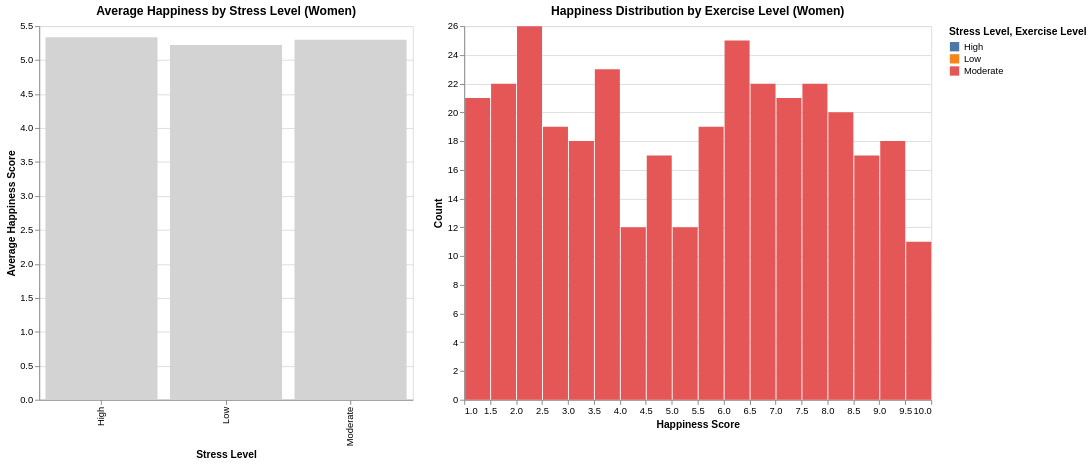

The notebook cell saved with this chart:
### Markdown cell above
The scatter plots illustrate the distribution of happiness scores across different exercise levels for women, with the data filtered by stress level. Across all stress levels (low, moderate, and high), happiness scores are widely distributed, indicating significant variability within each exercise group. However, a slight pattern can be observed where individuals with higher exercise levels tend to appear more frequently in the upper range of happiness scores. This trend is most noticeable when comparing low to high exercise levels, where the high exercise group shows a greater concentration of points near higher happiness values. Despite this, there is still substantial overlap between groups, suggesting that while exercise may have a positive relationship with happiness, it is not the sole determining factor. Additionally, the consistency of this pattern across different stress levels indicates that the relationship between exercise and happiness remains relatively stable regardless of stress. Overall, these visualizations suggest that increased exercise is associated with higher happiness, but other factors likely contribute to the overall variation in happiness scores.

### Code cell
alt.data_transformers.disable_max_rows()

women_data = df[df["Gender"] == "Female"]

# Hover interaction
hover = alt.selection_point(on="mouseover", empty="none")

bar_stress = alt.Chart(women_data).mark_bar().encode(
    x=alt.X("Stress Level:N", title="Stress Level"),
    y=alt.Y("mean(Happiness Score):Q", title="Average Happiness Score"),
    
    color=alt.condition(
        hover,
        alt.Color("Stress Level:N"),
        alt.value("lightgray")   # fade others
    ),
    
    tooltip=[
        "Stress Level",
        alt.Tooltip("mean(Happiness Score):Q", title="Avg Happiness")
    ]
).add_params(
    hover
).properties(
    title="Average Happiness by Stress Level (Women)",
    width=400,
    height=400
)

bar_stress

# Dropdown filter for exercise
exercise_param = alt.param(
    name="exercise_filter",
    bind=alt.binding_select(options=["Low", "Moderate", "High"]),
    value="Moderate"
)

hist_exercise = alt.Chart(women_data).mark_bar().encode(
    x=alt.X(
        "Happiness Score:Q",
        bin=alt.Bin(maxbins=20),
        title="Happiness Score"
    ),
    y=alt.Y("count()", title="Count"),
    
    color=alt.Color("Exercise Level:N"),
    
    tooltip=["count()"]
).add_params(
    exercise_param
).transform_filter(
    alt.datum["Exercise Level"] == exercise_param
).properties(
    title="Happiness Distribution by Exercise Level (Women)",
    width=500,
    height=400
)

hist_exercise

(bar_stress | hist_exercise)

### Figure 1 — Vega-Lite specification as saved in the notebook (floating-point values rounded to 4 significant figures; data arrays with more than 128 entries replaced by an {"elided": "..."} marker saying what was removed)
{"config": {"view": {"continuousWidth": 300, "continuousHeight": 300}}, "hconcat": [{"mark": {"type": "bar"}, "encoding": {"color": {"condition": {"param": "param_9", "empty": false, "field": "Stress Level", "type": "nominal"}, "value": "lightgray"}, "tooltip": [{"field": "Stress Level", "type": "nominal"}, {"aggregate": "mean", "field": "Happiness Score", "title": "Avg Happiness", "type": "quantitative"}], "x": {"field": "Stress Level", "title": "Stress Level", "type": "nominal"}, "y": {"aggregate": "mean", "field": "Happiness Score", "title": "Average Happiness Score", "type": "quantitative"}}, "height": 400, "name": "view_3", "title": "Average Happiness by Stress Level (Women)", "width": 400}, {"mark": {"type": "bar"}, "encoding": {"color": {"field": "Exercise Level", "type": "nominal"}, "tooltip": [{"aggregate": "count", "type": "quantitative"}], "x": {"bin": {"maxbins": 20}, "field": "Happiness Score", "title": "Happiness Score", "type": "quantitative"}, "y": {"aggregate": "count", "title": "Count", "type": "quantitative"}}, "height": 400, "title": "Happiness Distribution by Exercise Level (Women)", "transform": [{"filter": "(datum['Exercise Level'] === exercise_filter)"}], "width": 500}], "data": {"name": "data-d3d857a2d0400f456afaabb2ec62ffea"}, "params": [{"name": "param_9", "select": {"type": "point", "on": "mouseover"}, "views": ["view_3"]}, {"name": "exercise_filter", "bind": {"input": "select", "options": ["Low", "Moderate", "High"]}, "value": "Moderate"}], "$schema": "https://vega.github.io/schema/vega-lite/v5.8.0.json", "datasets": {"data-d3d857a2d0400f456afaabb2ec62ffea": {"elided": "1024 records"}}}
